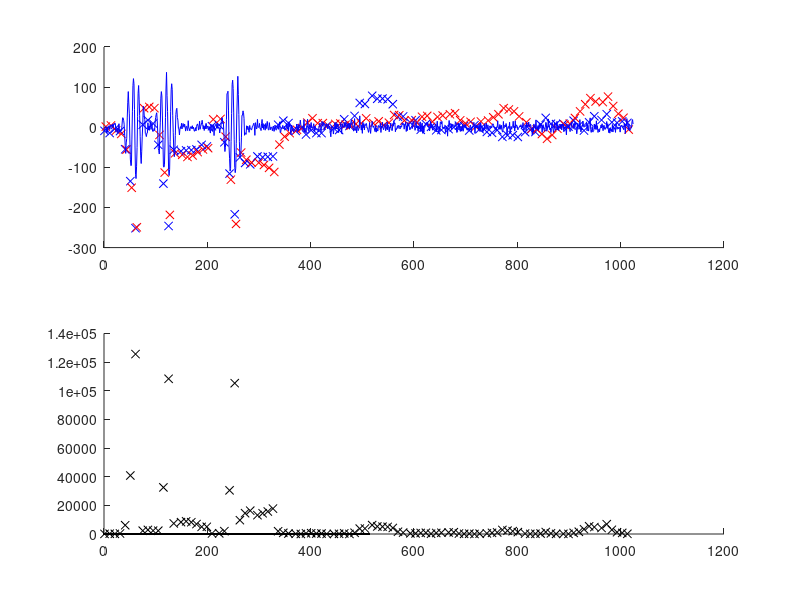

This figure's MATLAB source:
% Figure out how to detect and decode data off of the input lines

clear;
clf;
figure(1);
hold on;

fs = 40000;
f = 4000;
buflen = 7;
offset = 27;

% Sample input, with some amount of offset from the start of our buffer
data = hann(64)' .* cos(2*pi*(f/fs)*[0:63]) * 128;
input = zeros(1, 1024);
input(offset:offset+63) = data;
input(offset+64:offset+63+64) = data;
input(offset+64+64+64:offset+63+64+64+64) = data;

% Add noise for fun
input = input + 8*randn(1, 1024);

% Run input through resampler
j = 1;
k = 1 + fs/(4*f);
step = fs/f;
i = 1;
l = 1;
rc = zeros(1, buflen);
rs = zeros(1, buflen);
ic = zeros(1, 1);
is = zeros(1, 1);
csum = 0;
ssum = 0;
start = 0;
samples = 0;
detected = 0;
while (k < length(input))
    % Find integer offsets
    cIndex = floor(j);
    sIndex = floor(k);
    
    % Update running structures
    csum = csum - rc(i);
    rc(i) = input(cIndex);
    csum = csum + rc(i);
    ssum = ssum - rs(i);
    rs(i) = input(sIndex);
    ssum = ssum + rs(i);
    subplot(2, 1, 1);
    hold on;
    plot(j, csum, 'bx');
    plot(k, ssum, 'rx');
    subplot(2, 1, 2);
    hold on;
    plot(j, csum^2 + ssum^2, 'kx');
    ic(l) = j;
    is(l) = k;
    
    % Attempt detection
    if (csum^2 + ssum^2) > 70000
        detected = 1;
        rc = zeros(1, buflen);
        rs = zeros(1, buflen);
        csum = 0;
        ssum = 0;
        if (0 == start)
            samples = buflen;
            start = 9;
        end
    end
    
    if (samples == buflen)
        samples = 0;
        j = j + 4;
        k = k + 4;
        if (detected && start > 0)
            display('1');
            start = start - 1;
        elseif (start > 0)
            display('0');
            start = start -1;
        end
        detected = 0;
    end
    
    % Update sample count (redundant)
    samples = samples + 1;
    
    % Update buffers/pointers/offsets
    j = j + step;
    k = k + step;
    i = i + 1;
    l = l + 1;
    if (i > buflen)
        i = 1;
    end
end

%plot(ic, rc, 'g');
subplot(2, 1, 1);
plot(input, 'b');
subplot(2, 1, 2);
plot([1:512], 0, 'k');
%plot(is, rs, 'r');
